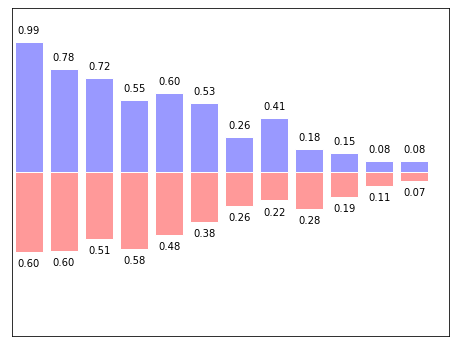

Reproduce this figure in Python.
# -----------------------------------------------------------------------------
# Copyright (c) 2015, Nicolas P. Rougier. All Rights Reserved.
# Distributed under the (new) BSD License. See LICENSE.txt for more info.
# -----------------------------------------------------------------------------

#!/usr/bin/env python3

#条形图

import numpy as np
import matplotlib.pyplot as plt

n = 12
X = np.arange(n)
Y1 = (1-X/float(n)) * np.random.uniform(0.5,1.0,n) #随机生成条形码数值array
Y2 = (1-X/float(n)) * np.random.uniform(0.5,1.0,n)

print('X:',X,'type:',type(X))
print('Y1:',Y1,'type:',type(Y1))

plt.axes([0.025,0.025,0.95,0.95]) #设置坐标轴
plt.bar(X, +Y1, facecolor='#9999ff', edgecolor='white') #绘制条形码
plt.bar(X, -Y2, facecolor='#ff9999', edgecolor='white')

for x,y in zip(X,Y1):
    plt.text(x, y+0.05, '%.2f' % y, ha='center', va= 'bottom') #在对应条形码下方放置条形码数值

for x,y in zip(X,Y2):
    plt.text(x, -y-0.05, '%.2f' % y, ha='center', va= 'top') #在对应条形码上方放置条形码数值

# 设置横纵坐标上下限及记号
plt.xlim(-.5,n), plt.xticks([])
plt.ylim(-1.25,+1.25), plt.yticks([])

#plt.savefig('./bar_ex.png', dpi=72) )# 以分辨率 72 来保存图片
plt.show()
